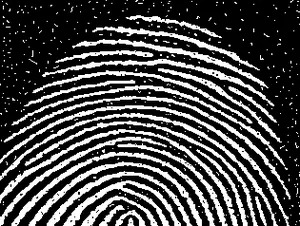
#> input picture 07-NOv/example2.jpeg, 300 x 226 px, found by its file name
$ python 06.py
#> lines starting #> are read from the running program, lines starting #| are printed output that depends on the picture
import cv2
import numpy as np

# Read the input binary image
image = cv2.imread(r"C:\Users\aryan\OneDrive - st.niituniversity.in\DIP\07-NOv\example2.jpeg", cv2.IMREAD_GRAYSCALE)
#> image is the input picture: shape (226, 300); min 0, max 255, mean 73.9

# Create a kernel for morphological operations
kernel = np.ones((5, 5), np.uint8)

# Perform morphological closing to fill holes in objects
filled_image = cv2.morphologyEx(image, cv2.MORPH_CLOSE, kernel)
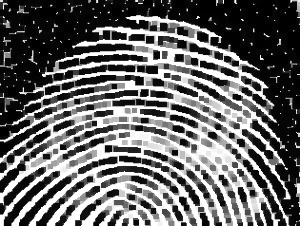
#> filled_image: shape (226, 300); min 0, max 255, mean 103.6

# Save the filled image
cv2.imwrite('output_image.png', filled_image)
